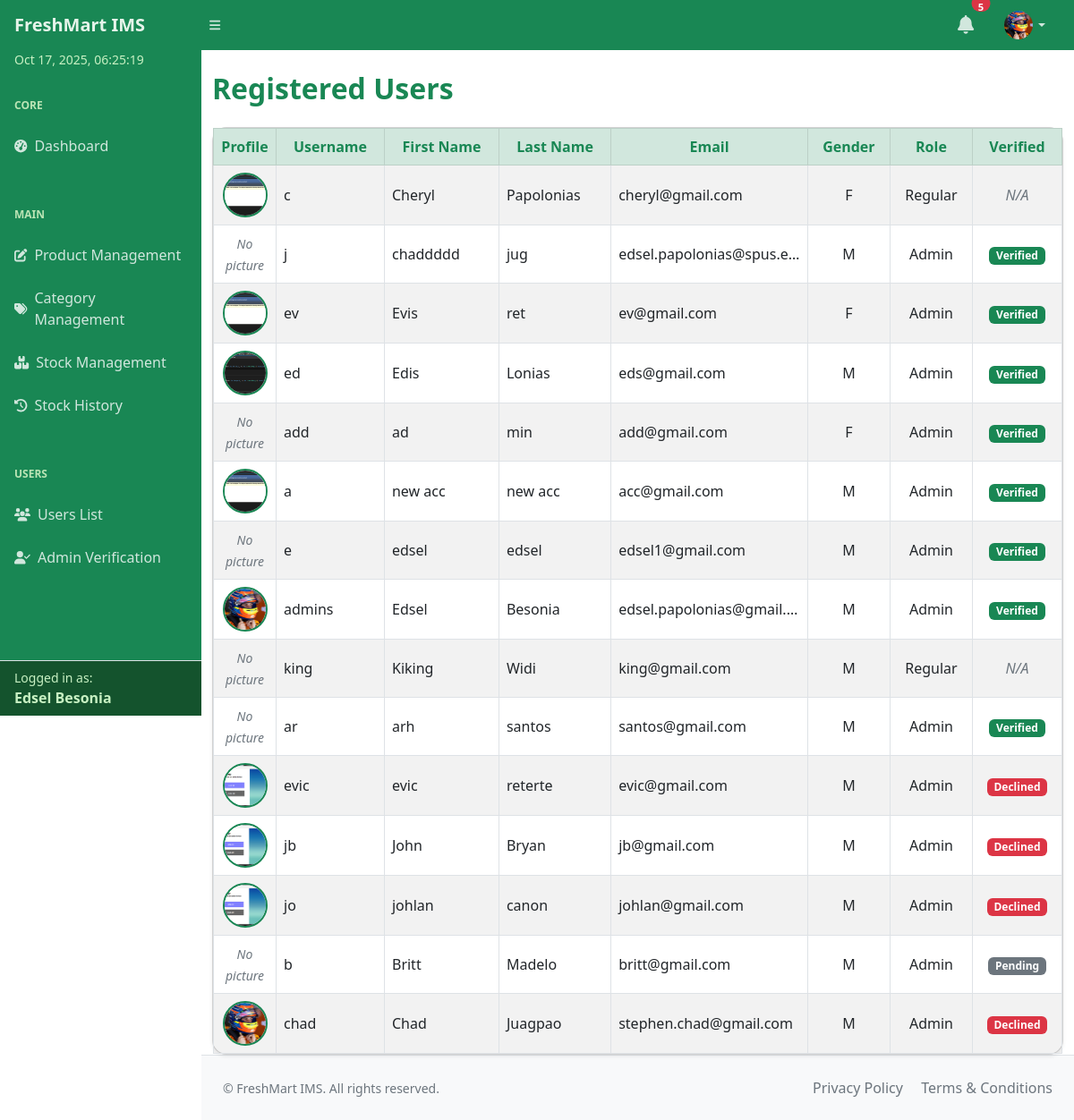
Screenshot of /inventory/user-list/ (signed in) with the database file from the repository.
### inventory/models.py (models this page shows, shortened)
class UserProfile(models.Model):
    GENDER_CHOICES = (
        ('M', 'Male'),
        ('F', 'Female'),
        ('O', 'Other'),
    )
    ROLE_CHOICES = (
        ('Admin', 'Admin'),
        ('Regular', 'Regular User'),
    )
    user = models.OneToOneField(User, on_delete=models.CASCADE)
    gender = models.CharField(max_length=1, choices=GENDER_CHOICES)
    picture = models.ImageField(upload_to='profile_pics/', blank=True, null=True)
    role = models.CharField(max_length=10, choices=ROLE_CHOICES, default='Regular')
    is_verified = models.BooleanField(default=False)
    is_declined = models.BooleanField(default=False)

### inventory/views.py (the view)
# urls.py: path('user-list/', views.user_list, name='user_list'),
def user_list(request):
    users = UserProfile.objects.select_related('user').all()
    return render(request, 'inventory/user_list.html', {'users': users})

### inventory/context_processors.py (called while the page is built)
def profile_picture(request):
    if request.user.is_authenticated:
        profile = getattr(request.user, 'userprofile', None)
        if profile and profile.picture:
            return {'profile_picture_url': profile.picture.url}
    return {'profile_picture_url': None}

### templates/inventory/user_list.html (shortened to what this page needs)
{% include "partials/header.html" %}
<body class="sb-nav-fixed">
{% include "partials/navbar.html" %}
<div id="layoutSidenav">
    {% include "partials/sidebar.html" %}
    <div id="layoutSidenav_content">
        <main>
            <div class="container mt-4">
                <h2 class="mb-4 fw-bold text-success">Registered Users</h2>
                <div class="card shadow-sm rounded-4">
                    <div class="card-body p-0">
                        <div class="table-responsive">
                            <table class="table table-bordered table-striped mb-0 align-middle">
                                <thead class="table-success text-success text-center sticky-top" style="top: 0; z-index: 10;">
                                    <tr>
                                        <th scope="col" style="width: 70px;">Profile</th>
                                        <th scope="col">Username</th>
                                        <th scope="col">First Name</th>
                                        <th scope="col">Last Name</th>
                                        <th scope="col">Email</th>
                                        <th scope="col">Gender</th>
                                        <th scope="col">Role</th>
                                        <th scope="col" style="width: 100px;">Verified</th>
                                    </tr>
                                </thead>
                                <tbody>
                                    {% for user in users %}
                                    <tr class="text-center align-middle">
                                        <td class="text-center">
                                            {% if user.picture %}
                                                <img src="{{ user.picture.url }}" alt="Profile Picture" width="50" height="50" class="rounded-circle border border-2 border-success" style="object-fit: cover;">
                                            {% else %}
                                                <span class="text-muted fst-italic small">No picture</span>
                                            {% endif %}
                                        </td>
                                        <td class="text-start">{{ user.user.username }}</td>
                                        <td class="text-start">{{ user.user.first_name }}</td>
                                        <td class="text-start">{{ user.user.last_name }}</td>
                                        <td class="text-start text-truncate" style="max-width: 180px;" title="{{ user.user.email }}">{{ user.user.email }}</td>
                                        <td>{{ user.gender|default:"-" }}</td>
                                        <td>{{ user.role|default:"-" }}</td>
                                        <td>
                                            {% if user.role == 'Admin' %}
                                                {% if user.is_verified %}
                                                    <span class="badge bg-success" title="Verified Admin">
                                                         Verified
                                                    </span>
                                                {% elif user.is_declined %}
                                                    <span class="badge bg-danger" title="Declined Admin">
                                                         Declined
                                                    </span>
                                                {% else %}
                                                    <span class="badge bg-secondary" title="Pending Verification">
                                                         Pending
                                                    </span>
                                                {% endif %}
                                            {% else %}
                                                <span class="text-muted fst-italic">N/A</span>
                                            {% endif %}
                                        </td>
                                    </tr>
                                    {% empty %}
                                    <tr>
                                        <td colspan="8" class="text-center text-muted fst-italic py-4">
                                            No registered users found.
                                        </td>
                                    </tr>
                                    {% endfor %}
                                </tbody>
                            </table>
                        </div>
                    </div>
                </div>
            </div>
        </main>
        {% include "partials/footer.html" %}
    </div>
</div>
</body>
</html>

### templates/partials/sidebar.html (shortened to what this page needs)
<div id="layoutSidenav_nav">
    <nav class="sb-sidenav accordion sb-sidenav-green" id="sidenavAccordion">
        <div class="sb-sidenav-menu">
            <div class="nav">
                <div id="sidebarDateTime"></div>
                <div class="sb-sidenav-menu-heading text-uppercase fw-bold">Core</div>
                <a class="nav-link" href="{% url 'index' %}">
                    <div class="sb-nav-link-icon"><i class="fas fa-tachometer-alt"></i></div>
                    Dashboard
                </a>
                <div class="sb-sidenav-menu-heading text-uppercase fw-bold mt-3">Main</div>
                <a class="nav-link" href="{% url 'product_manage' %}">
                    <div class="sb-nav-link-icon"><i class="fas fa-edit"></i></div>
                    Product Management
                </a>
                <a class="nav-link" href="{% url 'category_list_add' %}">
                    <div class="sb-nav-link-icon"><i class="fas fa-tags"></i></div>
                    Category Management
                </a>
                <a class="nav-link" href="{% url 'stock_management' %}">
                    <div class="sb-nav-link-icon"><i class="fas fa-boxes"></i></div>
                    Stock Management
                </a>
                <a class="nav-link" href="{% url 'stock_history' %}">
                    <div class="sb-nav-link-icon"><i class="fas fa-history"></i></div>
                    Stock History
                </a>
                {% if request.user.is_authenticated and request.user.userprofile.role == 'Admin' %}
                <div class="sb-sidenav-menu-heading text-uppercase fw-bold mt-3">Users</div>
                <a class="nav-link" href="{% url 'user_list' %}">
                    <div class="sb-nav-link-icon"><i class="fas fa-users"></i></div>
                    Users List
                </a>
                <a class="nav-link" href="{% url 'admin_verification' %}">
                    <div class="sb-nav-link-icon"><i class="fas fa-user-check"></i></div>
                    Admin Verification
                </a>
                {% endif %}
            </div>
        </div>
        <div class="sb-sidenav-footer border-top mt-auto px-3 py-2">
            <div class="small">Logged in as:</div>
            <div class="fw-semibold">
                {{ request.user.first_name }} {{ request.user.last_name }}
            </div>
        </div>
    </nav>
</div>

### templates/partials/sidebar.html (style rules this page uses)
.sb-sidenav-green { background-color: #198754; color: #e6f4ea; }
.sb-sidenav-green .nav-link { color: #d1e7dd; }
.sb-sidenav-green .sb-sidenav-menu-heading { color: #bbe4b5; }
.sb-sidenav-green .sb-sidenav-footer { background-color: #14532d; color: #c7f0c2; }
#sidebarDateTime { font-size: 0.875rem; color: #c7f0c2; font-weight: 500; padding-left: 1rem; padding-bottom: 0.25rem; user-select: none; }

### rows the page displays
UserProfile: picture (picture), user.username "c", user.first_name "Cheryl", user.last_name "Papolonias", user.email "cheryl@gmail.com", gender "F", role "Regular", shows "N/A"
UserProfile: picture "No picture", user.username "j", user.first_name "chaddddd", user.last_name "jug", user.email "edsel.papolonias@spus.e…", gender "M", role "Admin", is_verified "Verified"
UserProfile: picture (picture), user.username "ev", user.first_name "Evis", user.last_name "ret", user.email "ev@gmail.com", gender "F", role "Admin", is_verified "Verified"
UserProfile: picture (picture), user.username "ed", user.first_name "Edis", user.last_name "Lonias", user.email "eds@gmail.com", gender "M", role "Admin", is_verified "Verified"
UserProfile: picture "No picture", user.username "add", user.first_name "ad", user.last_name "min", user.email "add@gmail.com", gender "F", role "Admin", is_verified "Verified"
UserProfile: picture (picture), user.username "a", user.first_name "new acc", user.last_name "new acc", user.email "acc@gmail.com", gender "M", role "Admin", is_verified "Verified"
UserProfile: picture "No picture", user.username "e", user.first_name "edsel", user.last_name "edsel", user.email "edsel1@gmail.com", gender "M", role "Admin", is_verified "Verified"
UserProfile: picture (picture), user.username "admins", user.first_name "Edsel", user.last_name "Besonia", user.email "edsel.papolonias@gmail.…", gender "M", role "Admin", is_verified "Verified"
UserProfile: picture "No picture", user.username "king", user.first_name "Kiking", user.last_name "Widi", user.email "king@gmail.com", gender "M", role "Regular", shows "N/A"
UserProfile: picture "No picture", user.username "ar", user.first_name "arh", user.last_name "santos", user.email "santos@gmail.com", gender "M", role "Admin", is_verified "Verified"
UserProfile: picture (picture), user.username "evic", user.first_name "evic", user.last_name "reterte", user.email "evic@gmail.com", gender "M", role "Admin", is_verified "Declined"
UserProfile: picture (picture), user.username "jb", user.first_name "John", user.last_name "Bryan", user.email "jb@gmail.com", gender "M", role "Admin", is_verified "Declined"
UserProfile: picture (picture), user.username "jo", user.first_name "johlan", user.last_name "canon", user.email "johlan@gmail.com", gender "M", role "Admin", is_verified "Declined"
UserProfile: picture "No picture", user.username "b", user.first_name "Britt", user.last_name "Madelo", user.email "britt@gmail.com", gender "M", role "Admin", is_verified "Pending"
UserProfile: picture (picture), user.username "chad", user.first_name "Chad", user.last_name "Juagpao", user.email "stephen.chad@gmail.com", gender "M", role "Admin", is_verified "Declined"

### other values shown
{{ request.user.first_name }} "Edsel"
{{ request.user.last_name }} "Besonia"
